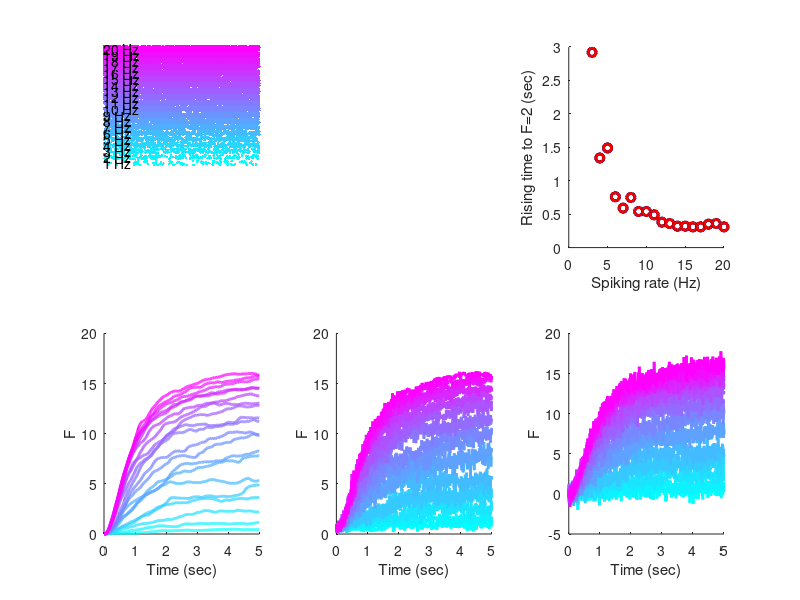

The MATLAB source for this figure:
%%%%%%%%%%%%%%%%%%%%%%%%%%%%%%%%%%%%%%%%%%%%%%%%%%%%%%%%%%%%%%%%%%%%%%%%%%%
% low firing activity to calcium analysis
%%%%%%%%%%%%%%%%%%%%%%%%%%%%%%%%%%%%%%%%%%%%%%%%%%%%%%%%%%%%%%%%%%%%%%%%%%%


Fm              = 21.3240;
K               = 13.9248;
n               = 1.7531;
tau_rise        = 0.0728;
tau_decay       = 1.4551;

timeSeriesData  = 0:0.01:5;
numTrial        = 20;
intNoise        = 2.5;
extNoise        = 2.5;

colorSet        = cool(20);

frThres         = 2;


for rMean       = 1:20
    Ca              = zeros(numTrial, length(timeSeriesData));
    preSamplePoints = exprnd(1/rMean, numTrial, 100);
    preSamplePoints = cumsum(preSamplePoints, 2);
    
    for nTrial  = 1:numTrial
        for nSpike = 1:100
            Delta_t = max(timeSeriesData - preSamplePoints(nTrial, nSpike),0);
            Ca(nTrial,:) = Ca(nTrial,:) + exp(-Delta_t/tau_decay).*(1-exp(-Delta_t/tau_rise));
        end
    end
    
    intNoiseCa = Ca + randn(size(Ca))*intNoise; 
    intNoiseCa(intNoiseCa<0) = 0;    
    CaImaging  = Fm* Ca.^n ./ (K^n + Ca.^n);
    intNoiseCaImaging = Fm* intNoiseCa.^n ./ (K^n + intNoiseCa.^n);
    extNoiseCaImaging = CaImaging + randn(size(CaImaging))*extNoise; 
    

    subplot(3, 3, 1)
    hold on;
    for nTrial = 1:numTrial
        plot(preSamplePoints(nTrial, :), ones(1, 100)*nTrial + rMean*(numTrial+5), '.', 'color', colorSet(rMean, :))
    end

    text(0, rMean*(numTrial+5)+13, [num2str(rMean) ' Hz'])

    xlim([timeSeriesData(1) timeSeriesData(end)])
    ylim([numTrial+5 rMean*(numTrial+5)+numTrial+5+0.5])
    axis off

    subplot(2, 3, 4)
    hold on
    plot(timeSeriesData, mean(CaImaging, 1), '-', 'color', colorSet(rMean, :), 'linewid', 2);
    box off
    ylabel('F')
    xlabel('Time (sec)')
    
    subplot(2, 3, 3)
    hold on
    if ~isempty(find(mean(CaImaging, 1)>frThres, 1))
        plot(rMean, timeSeriesData(find(mean(CaImaging, 1)>frThres, 1)), 'bo', 'linewid', 2)
    end
    box off
    ylabel('Rising time to F=10 (sec)')
    xlabel('Spiking rate (Hz)')
    
    
    subplot(2, 3, 5)
    hold on
    plot(timeSeriesData, mean(intNoiseCaImaging, 1), '-', 'color', colorSet(rMean, :), 'linewid', 2);
    box off
    ylabel('F')
    xlabel('Time (sec)')
    
    subplot(2, 3, 3)
    hold on
    if ~isempty(find(mean(CaImaging, 1)>frThres, 1))
        plot(rMean, timeSeriesData(find(mean(CaImaging, 1)>frThres, 1)), 'ko', 'linewid', 2)
    end
    box off
    ylabel('Rising time to F=10 (sec)')
    xlabel('Spiking rate (Hz)')
    
    
    subplot(2, 3, 6)
    hold on
    plot(timeSeriesData, mean(extNoiseCaImaging, 1), '-', 'color', colorSet(rMean, :), 'linewid', 2);
    box off
    ylabel('F')
    xlabel('Time (sec)')
    
    subplot(2, 3, 3)
    hold on
    if ~isempty(find(mean(CaImaging, 1)>frThres, 1))
        plot(rMean, timeSeriesData(find(mean(CaImaging, 1)>frThres, 1)), 'ro', 'linewid', 2)
    end
    box off
    ylabel(['Rising time to F=' num2str(frThres) ' (sec)'])
    xlabel('Spiking rate (Hz)')
    
    
    
end

% setPrint(8*3, 8, 'Spike2CaAnalysis', 'pdf')